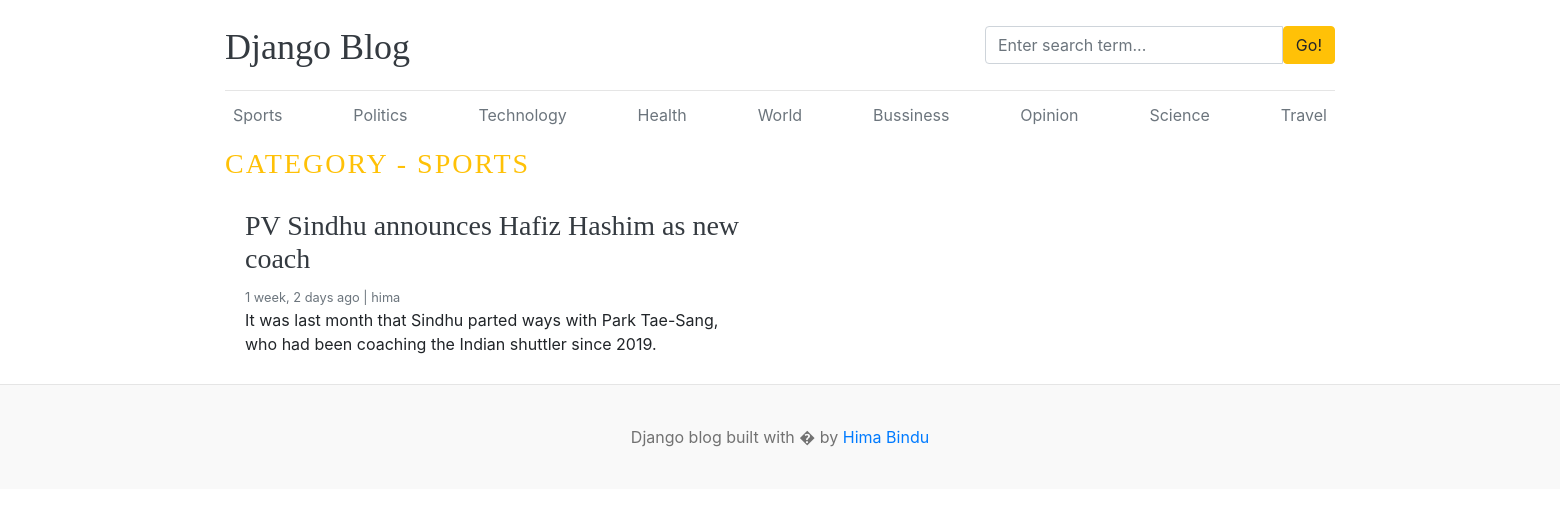
Page /category/1 on the committed database.
### blogs/models.py (models this page shows, shortened)
class Category(models.Model):
    category_name=models.CharField(max_length=50,unique=True)
    created_at=models.DateTimeField(auto_now_add=True)
    updated_at=models.DateTimeField(auto_now=True)
    class Meta:
       verbose_name_plural='categories'
    def __str__(self):
        return self.category_name

class Blog(models.Model):
    title=models.CharField(max_length=100)
    slug=models.SlugField(max_length=150,unique=True,blank=True)
    category=models.ForeignKey(Category,on_delete=models.CASCADE)
    author=models.ForeignKey(User,on_delete=models.CASCADE)
    featured_image=models.ImageField(upload_to='uploads/%Y/%m/%d')
    short_description=models.TextField(max_length=500)
    blog_body=models.TextField(max_length=2000)
    status=models.CharField(max_length=20,choices=STATUS_CHOICES,default="Draft")
    is_featured=models.BooleanField(default=False)
    created_at=models.DateTimeField(auto_now_add=True)
    updated_at=models.DateTimeField(auto_now=True)

### blogs/views.py (the view)
# urls.py: path('<int:category_id>',views.posts_by_category,name='posts_by_category')
def posts_by_category(request,category_id):
    posts=Blog.objects.filter(status='Published',category=category_id)
    category=get_object_or_404(Category,pk=category_id)
    context={
        'posts':posts,
        'category':category,
    }
    return render(request,'posts_by_category.html',context)

### blogs/context_processors.py (called while the page is built)
def get_categories(request):
    categories=Category.objects.all()
    return dict(categories=categories)

def get_social_links(request):
    social_links=SocialLink.objects.all()
    return dict(social_links=social_links)

### templates/posts_by_category.html
{% extends 'base.html' %}
{% block content %}
<h3 class="text-uppercase text-warning" style="letter-spacing:2px;">Category - {{ category }}</h3>
  <div class="row mb-2">
    {% if posts %}
    {% for post in posts %}
    <div class="col-md-6">
      <div class="card border-0" >
        <div class="card-body">
          <h3><a href="{% url 'blogs' post.slug %}" class="text-dark">{{ post.title }}</a></h3>
          <small class="mb-1 text-muted">{{ post.created_at |timesince }} ago | {{ post.author }}</small>
          <p class="card-text">{{ post.short_description |truncatewords:20 }}</p>
        </div>
      </div>
    </div>
    {% endfor %}
    {% else %}
     <p>No Posts Found</p>
    {% endif %}
  </div>
</div>
{% endblock %}

### templates/base.html (shortened to what this page needs)
{% load static %}
<!DOCTYPE html>
<html lang="en">
<head>
    <link href="https://getbootstrap.com/docs/4.0/dist/css/bootstrap.min.css" rel="stylesheet">
    <link href="{% static 'css/blog.css' %}" rel="stylesheet">
    <link rel="stylesheet" href="https://cdnjs.cloudflare.com/ajax/libs/font-awesome/4.7.0/css/font-awesome.min.css">
  </head>
<body>
    <div class="container">
      <header class="blog-header py-3">
        <div class="row flex-nowrap justify-content-between align-items-center">
          <div class="col-8 pt-1">
            <a class="blog-header-logo text-dark" href="/">Django Blog</a>
          </div>
          <div class="col-4">
            <form action="{% url 'search' %}" method="GET">
              <div class="input-group">
                <input class="form-control" type="text" name="keyword"  value="{{ keyword }}" placeholder="Enter search term..." aria-label="Enter search term..." aria-describedby="button-search" />
                <button type="submit" class="btn btn-warning" id="button-search" type="button">Go!</button>
            </div>
            </form>
          </div>
          <div class="col-4 d-flex justify-content-end align-items-center">
          </div>
        </div>
      </header>
      <div class="nav-scroller py-1 mb-2">
        <nav class="nav d-flex justify-content-between">
            {% for cat in categories %}
            <a class="p-2 text-muted" href="{% url 'posts_by_category' cat.id %}">{{ cat.category_name }}</a>
             {% endfor %}
        </nav>
      </div>
{% block content %}
{% endblock %}
<footer class="blog-footer">
    <p>Django blog built with � by <a href="#">Hima Bindu</a></p>
  </footer>
  </body>
  </html>

### blog_main/static/css/blog.css (style rules this page uses)
.blog-header { border-bottom: 1px solid #e5e5e5; }
.blog-header-logo { font-family: "Playfair Display", Georgia, "Times New Roman", serif; font-size: 2.25rem; }
h1, h2, h3, h4, h5, h6 { font-family: "Playfair Display", Georgia, "Times New Roman", serif; }
.blog-footer { padding: 2.5rem 0; color: #727272; text-align: center; background-color: #f9f9f9; border-top: .05rem solid #e5e5e5; }
.blog-footer p:last-child { margin-bottom: 0; }

### rows in the picture
Category: category_name "Sports", category_name "SPORTS"
Category: category_name "Politics"
Category: category_name "Technology"
Category: category_name "Health"
Category: category_name "World"
Category: category_name "Bussiness"
Category: category_name "Opinion"
Category: category_name "Science"
Category: category_name "Travel"
Blog: title "PV Sindhu announces Hafiz Hashim as new coach", created_at "1 week, 2 days", author "hima", short_description "It was last month that Sindhu parted ways with Park Tae-Sang, who had been coaching the Indian shuttler since 2019."
